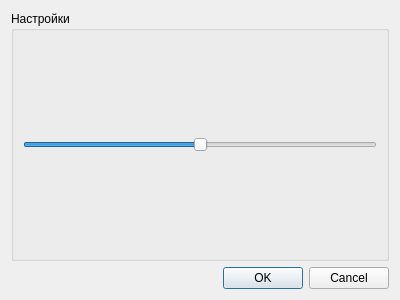
<?xml version="1.0" encoding="UTF-8"?>
<ui version="4.0">
 <class>settings</class>
 <widget class="QDialog" name="settings">
  <property name="geometry">
   <rect>
    <x>0</x>
    <y>0</y>
    <width>400</width>
    <height>300</height>
   </rect>
  </property>
  <property name="windowTitle">
   <string>Dialog</string>
  </property>
  <layout class="QVBoxLayout" name="verticalLayout">
   <item>
    <widget class="QGroupBox" name="groupBox">
     <property name="title">
      <string>Настройки</string>
     </property>
     <layout class="QVBoxLayout" name="verticalLayout_2">
      <item>
       <widget class="QSlider" name="blight_slider">
        <property name="maximum">
         <number>200</number>
        </property>
        <property name="singleStep">
         <number>1</number>
        </property>
        <property name="value">
         <number>100</number>
        </property>
        <property name="orientation">
         <enum>Qt::Horizontal</enum>
        </property>
       </widget>
      </item>
     </layout>
    </widget>
   </item>
   <item>
    <widget class="QDialogButtonBox" name="buttonBox">
     <property name="orientation">
      <enum>Qt::Horizontal</enum>
     </property>
     <property name="standardButtons">
      <set>QDialogButtonBox::Cancel|QDialogButtonBox::Ok</set>
     </property>
    </widget>
   </item>
  </layout>
 </widget>
 <resources/>
 <connections>
  <connection>
   <sender>buttonBox</sender>
   <signal>accepted()</signal>
   <receiver>settings</receiver>
   <slot>accept()</slot>
   <hints>
    <hint type="sourcelabel">
     <x>248</x>
     <y>254</y>
    </hint>
    <hint type="destinationlabel">
     <x>157</x>
     <y>274</y>
    </hint>
   </hints>
  </connection>
  <connection>
   <sender>buttonBox</sender>
   <signal>rejected()</signal>
   <receiver>settings</receiver>
   <slot>reject()</slot>
   <hints>
    <hint type="sourcelabel">
     <x>316</x>
     <y>260</y>
    </hint>
    <hint type="destinationlabel">
     <x>286</x>
     <y>274</y>
    </hint>
   </hints>
  </connection>
 </connections>
</ui>
